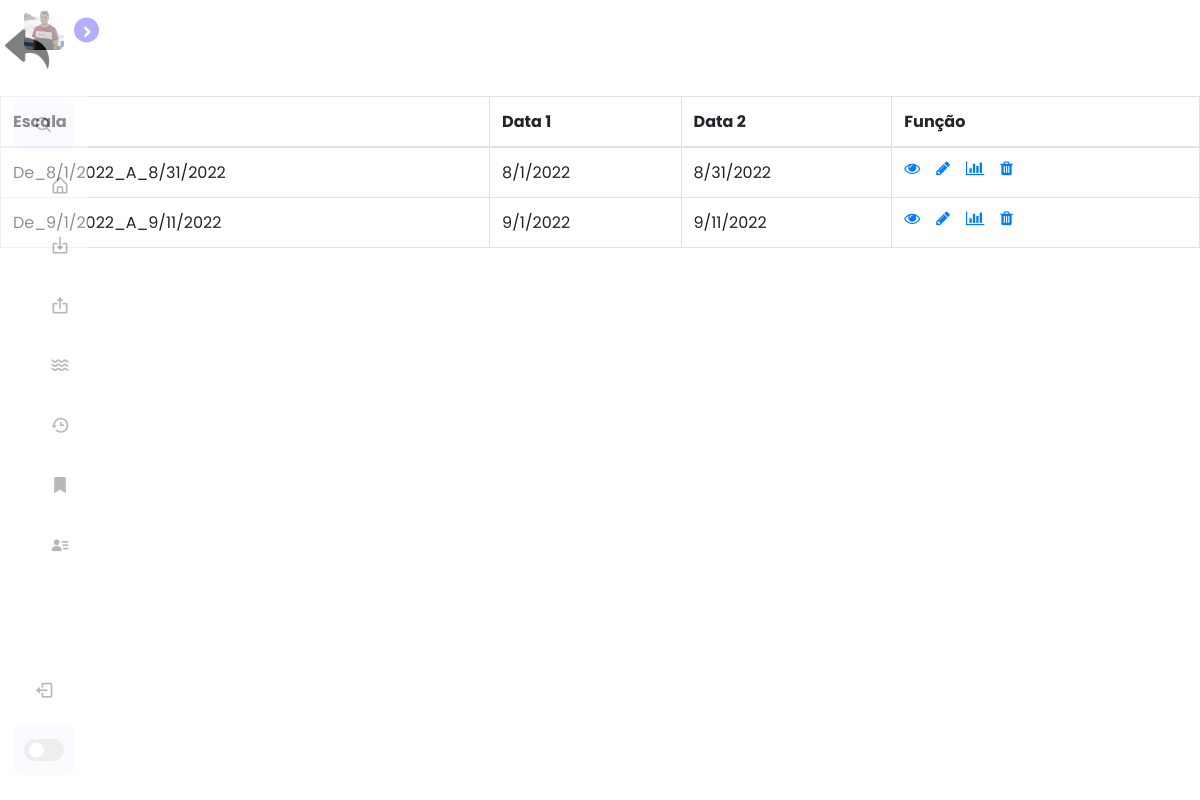
The page /historico.php (signed in) on the database its author committed.
### tables this page shows
CREATE TABLE IF NOT EXISTS `tb_historico` (
  `id_escala` int(11) NOT NULL AUTO_INCREMENT,
  `escala` varchar(255) DEFAULT NULL,
  `data1` varchar(50) DEFAULT NULL,
  `data2` varchar(50) DEFAULT NULL,
  PRIMARY KEY (`id_escala`)
);

### DataSource.php (called while the page is built, shortened)
<?php
class DataSource
{
    private $conn;
    function __construct()
    {
        $this->conn = $this->getConnection();
    }
    public function getConnection()
    {
        $conn = new \mysqli(self::HOST, self::USERNAME, self::PASSWORD, self::DATABASENAME);
        $conn->set_charset("utf8");
        return $conn;
    }
    public function select($query, $paramType = "", $paramArray = array())
    {
        $stmt = $this->conn->prepare($query);
        $stmt->execute();
        $result = $stmt->get_result();
        if ($result->num_rows > 0) {
            while ($row = $result->fetch_assoc()) {
                $resultset[] = $row;
            }
        }
        if (! empty($resultset)) {
            return $resultset;
        }
    }
}

### historico.php (the view, shortened to what this page needs)
<?php
include ("header.php");
require_once 'DataSource.php';
include("main.php");
$db = new DataSource();
?>
<body>
<br>
<br>
<br>
<br>
<table class="table table-bordered " id="tabela">
        <thead>
        <tr>
            <th>Escala</th>
            <th>Data 1</th>
            <th>Data 2</th>
            <th>Função</th>
        </tr>
        </thead>
        <tbody>
                <?php
                $query = "SELECT * from tb_historico";
                $result = $db->select($query);
                if (count($result) > 0) {
                for($i=0; $i<count($result); $i++){
                   $data1 = $result[$i]['data1'];
                   $data2 = $result[$i]['data2'];
                   echo '<tr>';
                   echo '<td>'.$result[$i]['escala'].'</td>';
                   echo '<td>'.$data1.'</td>';
                   echo '<td>'.$data2.'</td>';
                   echo '<td>';
                   echo '<a href="visualizar.php?data1='.  $data1.'&data2='.$data2.'" class="mr-3" title="Visualizar" data-toggle="tooltip"><span class="fa fa-eye"></span></a>';
                   echo '<a href="edit.php?data1='.  $data1.'&data2='.$data2.'" class="mr-3" title="Editar" data-toggle="tooltip"><span class="fa fa-pencil"></span></a>';
                   echo '<a href="estatisticas.php?data1='.  $data1.'&data2='.$data2.'" class="mr-3" title="Estatísticas" data-toggle="tooltip"><span class="fa fa-bar-chart"></span></a>';
                   echo '<a href="" class="mr-3" title="Apagar" data-toggle="modal" data-target="#exampleModalCenter'.$i.'"><span class="fa fa-trash"></span></a>';
                   echo '</td>';
                   echo '</tr>';
                }
            }
            else{
                echo "Não há resultados";
            }
               ?>
        </tbody>
    </table>
</body>
<html>

### assets/css/navbar.css (style rules this page uses)
* { margin: 0; padding: 0; box-sizing: border-box; font-family: 'Poppins', sans-serif; }
:root { --body-color: #ffffff; --sidebar-color: rgb(255, 255, 255); --primary-color: #695CFE; --primary-color-light: #F6F5FF; --toggle-color: #DDD; --text-color: #707070; --tran-03: all 0.2s ease; --tran-03: all 0.3s ease; --tran-04: all 0.3s ease; --tran-05: all 0.3s ease; }
body { min-height: 100vh; background-color: var(--body-color); transition: var(--tran-05); }

### rows shown on the page
tb_historico: escala "De_8/1/2022_A_8/31/2022", data1 "8/1/2022", data2 "8/31/2022"
tb_historico: escala "De_9/1/2022_A_9/11/2022", data1 "9/1/2022", data2 "9/11/2022"
